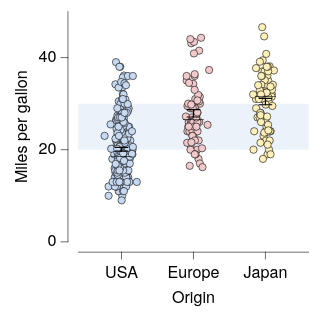

Vega-Lite specification stored for this chart:
### Vega-Lite specification from a JSON file in a GitHub repository (floating-point values rounded to 4 significant figures; data arrays with more than 128 entries replaced by an {"elided": "..."} marker saying what was removed)
{"background": null, "config": {"arc": {"fill": "#DBDBDB", "fillOpacity": 1.0, "innerRadius": 25.0, "padAngle": 0.03, "stroke": "black", "strokeOpacity": 1, "strokeWidth": 0.25}, "area": {"fill": "#DBDBDB", "fillOpacity": 1.0, "stroke": "black", "strokeOpacity": 1, "strokeWidth": 0.25}, "axis": {"domain": true, "domainCap": "round", "domainColor": "black", "domainWidth": 0.25, "grid": false, "gridCap": "round", "gridColor": "#F1F1F1", "gridDash": [0, 0], "gridOpacity": 1.0, "gridWidth": 0.25, "labelColor": "black", "labelFont": "HelveticaNeue", "labelFontSize": 7, "labelFontStyle": "normal", "labelFontWeight": 400, "offset": 4.5, "ticks": true, "tickCap": "round", "tickColor": "black", "tickRound": false, "tickSize": 3, "tickWidth": 0.25, "titleColor": "black", "titleFont": "HelveticaNeue", "titleFontSize": 7, "titleFontStyle": "normal", "titleFontWeight": 400}, "axisX": {"domain": true, "labelAlign": "center", "labelAngle": 0, "labels": true, "ticks": true, "translate": 0}, "axisY": {"domain": true, "labelAlign": "right", "labelAngle": 0, "labels": true, "ticks": true, "translate": 0}, "axisRight": {"domain": true, "labelAlign": "left", "labelAngle": 0, "labels": true, "ticks": true, "translate": 0}, "axisTop": {"domain": true, "labelAlign": "center", "labelAngle": 0, "labels": true, "ticks": true, "translate": 0}, "axisBand": {"tickOffset": 0}, "bar": {"fill": "#DBDBDB", "fillOpacity": 1.0, "stroke": "black", "strokeOpacity": 1, "strokeWidth": 0.25}, "boxplot": {"size": 9.0, "ticks": {"cornerRadius": 0.25, "fill": "black", "size": 4.5, "thickness": 0.25}, "box": {"fillOpacity": 1.0, "stroke": "black", "strokeOpacity": 1, "strokeWidth": 0.25}, "median": {"fill": "black", "fillOpacity": 1.0, "size": 9.0, "thickness": 0.25}, "rule": {"fill": "black", "fillOpacity": 1.0, "size": 10.0, "stroke": "black", "strokeDash": [0, 0], "strokeOpacity": 1, "strokeWidth": 0.25}, "outliers": {"color": "black", "fill": "black", "fillOpacity": 1.0, "size": 0, "stroke": "black", "strokeOpacity": 1, "strokeWidth": 0.25}}, "circle": {"fill": "black", "fillOpacity": 1.0, "size": 0.5, "stroke": null, "strokeOpacity": 1, "strokeWidth": 0.25}, "errorband": {"band": {"fillOpacity": 0.6, "stroke": null, "strokeWidth": 0.25, "strokeOpacity": 1}, "borders": {"opacity": 0, "strokeOpacity": 0.25, "strokeWidth": 1}}, "errorbar": {"opacity": 1, "rule": {"strokeDash": [0, 0], "strokeWidth": 0.5}, "ticks": {"color": "black", "cornerRadius": 0.25, "opacity": 1, "size": 6.0, "thickness": 0.5}, "thickness": 0.5}, "font": "HelveticaNeue", "geoshape": {"fill": "#DBDBDB", "fillOpacity": 1.0, "stroke": "black", "strokeOpacity": 1, "strokeWidth": 0.25}, "header": {"labelColor": "black", "labelFont": "HelveticaNeue", "labelFontSize": 7, "labelFontStyle": "normal", "labelFontWeight": 400, "titleColor": "black", "titleFont": "HelveticaNeue", "titleFontSize": 7, "titleFontStyle": "normal", "titleFontWeight": 400, "titlePadding": 0}, "legend": {"disable": false, "offset": 4.5, "gradientLength": 50.0, "gradientThickness": 5.0, "gradientOpacity": 1.0, "gradientStrokeColor": "black", "gradientStrokeWidth": 0.25, "labelColor": "black", "labelFont": "HelveticaNeue", "labelFontSize": 7, "labelFontStyle": "normal", "labelFontWeight": 400, "strokeColor": "black", "strokeWidth": 0, "symbolSize": 42, "symbolStrokeColor": "black", "symbolStrokeWidth": 0.25, "titleColor": "black", "titleFont": "HelveticaNeue", "titleFontSize": 7, "titleFontStyle": "normal", "titleFontWeight": 400}, "line": {"color": "black", "stroke": "black", "strokeCap": "round", "strokeDash": [0, 0], "strokeOpacity": 1, "strokeWidth": 0.375}, "point": {"filled": true, "fill": "#DBDBDB", "fillOpacity": 1.0, "size": 5.0, "stroke": "black", "strokeOpacity": 1, "strokeWidth": 0.25}, "range": {"category": ["#C6D9F1", "#F1C9CB", "#FEF0B9", "#CEE37A", "#7AA8E0", "#E589A3", "#FDDD5D", "#68B961", "#4177B1", "#C35082", "#E5C227", "#438156"], "diverging": {"scheme": ["#C35082", "#CE6D94", "#D989A7", "#E2A4BA", "#EABFCE", "#F1DBE2", "#F6F6F6", "#D7E0EB", "#B9CBE0", "#9BB6D5", "#7DA1C9", "#5F8CBD", "#4177B1"]}, "heatmap": {"scheme": ["#DFE9F7", "#C6D9F1", "#ADC8EC", "#94B8E6", "#7AA8E0", "#6097DA", "#4D87CA", "#4177B1", "#386898", "#2F597F", "#264A69", "#1D3A58"]}, "ordinal": {"scheme": ["#F1F1F1", "#DBDBDB", "#C6C6C6", "#B2B2B2", "#9D9D9D", "#898989", "#767676", "#636363", "#515151", "#404040", "#2F2F2F", "#1F1F1F"]}, "ramp": {"scheme": ["#DFE9F7", "#C6D9F1", "#ADC8EC", "#94B8E6", "#7AA8E0", "#6097DA", "#4D87CA", "#4177B1", "#386898", "#2F597F", "#264A69", "#1D3A58"]}}, "rule": {"color": "black", "stroke": "black", "strokeCap": "round", "strokeDash": [2, 2], "strokeOpacity": 1, "strokeWidth": 0.25}, "scale": {"bandPaddingInner": 0.1, "bandPaddingOuter": 0.1, "round": false}, "rect": {"fill": "#DBDBDB", "fillOpacity": 1.0, "stroke": "black", "strokeOpacity": 1, "strokeWidth": 0.25}, "square": {"fill": "#DBDBDB", "fillOpacity": 1.0, "size": 10.0, "stroke": "black", "strokeOpacity": 1, "strokeWidth": 0.25}, "text": {"color": "black", "font": "HelveticaNeue", "fontSize": 7, "fontStyle": "normal", "fontWeight": 400}, "title": {"anchor": "middle", "frame": "group", "color": "black", "font": "HelveticaNeue", "fontSize": 7, "fontStyle": "normal", "fontWeight": 400, "subtitleColor": "black", "subtitleFont": "HelveticaNeue", "subtitleFontSize": "HelveticaNeue", "subtitleFontStyle": "normal", "subtitleFontWeight": 400}, "view": {"continuousWidth": 100, "continuousHeight": 100, "discreteWidth": 100, "discreteHeight": 100, "fill": null, "stroke": null, "strokeWidth": 0.25}}, "layer": [{"mark": {"type": "rect", "color": "#DFE9F7", "opacity": 0.6, "stroke": null, "strokeOpacity": 0, "strokeWidth": 0}, "encoding": {"y": {"datum": 20.0}, "y2": {"datum": 30.0}}}, {"layer": [{"data": {"name": "data-5a85ede2053d4aec77293cfb476ae07b"}, "mark": {"type": "circle", "opacity": 1.0, "size": 10.0, "stroke": "black", "strokeOpacity": 1, "strokeWidth": 0.25}, "encoding": {"color": {"field": "Origin", "legend": null, "sort": ["USA", "Europe", "Japan"], "title": null, "type": "nominal"}, "x": {"axis": {}, "field": "Origin", "sort": ["USA", "Europe", "Japan"], "title": "Origin", "type": "nominal"}, "xOffset": {"field": "jitter_x", "scale": {"domain": [-7.33, 7.33], "range": [5.17, 19.83]}, "type": "quantitative"}, "y": {"field": "Miles_per_Gallon", "title": "Miles per gallon", "type": "quantitative"}}}, {"data": {"name": "data-64e7897fd8423deef5c97d660b6d3367"}, "mark": {"type": "errorbar"}, "encoding": {"x": {"axis": {}, "field": "Origin", "sort": ["USA", "Europe", "Japan"], "title": "Origin", "type": "nominal"}, "y": {"field": "__mean", "title": "Miles per gallon", "type": "quantitative"}, "yError": {"field": "__error"}}}, {"data": {"name": "data-5a85ede2053d4aec77293cfb476ae07b"}, "mark": {"type": "boxplot", "box": {"fillOpacity": 0, "strokeOpacity": 0}, "outliers": {"opacity": 0}, "rule": {"strokeOpacity": 0}, "ticks": false}, "encoding": {"x": {"axis": {}, "field": "Origin", "sort": ["USA", "Europe", "Japan"], "title": "Origin", "type": "nominal"}, "y": {"field": "Miles_per_Gallon", "title": "Miles per gallon", "type": "quantitative"}}}]}], "data": {"name": "data-f649f9d1c293ec8042ca0358e3477a5a"}, "$schema": "https://vega.github.io/schema/vega-lite/v6.4.1.json", "datasets": {"data-f649f9d1c293ec8042ca0358e3477a5a": [{"__dummy": 0, "__dysonsphere__": 1}], "data-5a85ede2053d4aec77293cfb476ae07b": {"elided": "398 records"}, "data-64e7897fd8423deef5c97d660b6d3367": [{"Origin": "USA", "__mean": 20.08, "__error": 0.4058, "__dysonsphere__": 1}, {"Origin": "Japan", "__mean": 30.45, "__error": 0.6852, "__dysonsphere__": 1}, {"Origin": "Europe", "__mean": 27.89, "__error": 0.8037, "__dysonsphere__": 1}]}}
